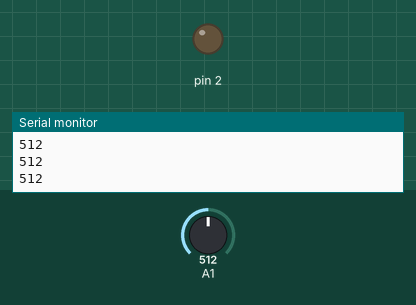
Simulated run of this sketch. Board: Arduino Uno, built with avr-gcc and run on an emulated ATmega328P. Shown: output pins drawn as LEDs (lit = HIGH), the last lines printed to the serial monitor. Inputs (shaded band) come from the test bench; at power-on: A1 = 512.

Above: at 1.2 s.
1.3 s: A1 set to 540
2.8 s: A1 set to 564
At 3.2 s:
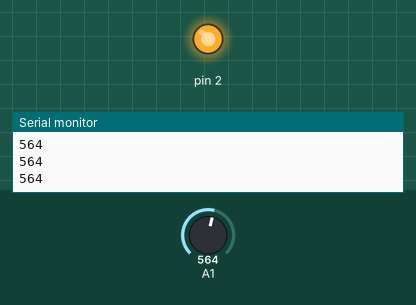
4.3 s: A1 set to 511
At 5.5 s:
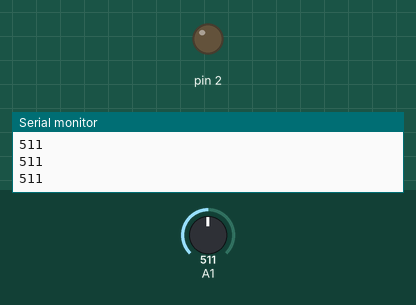
5.8 s: A1 set to 560
At 7.0 s:
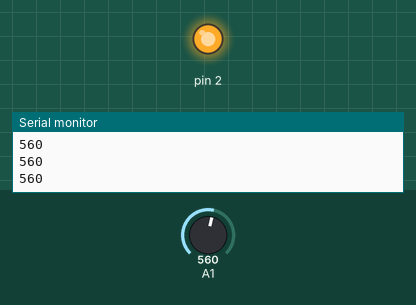
Timing chart, 0 to 8.3 s (numbered marks = the images above; inputs shaded):
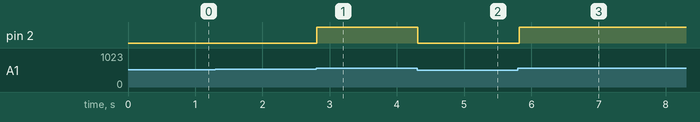

The sketch:

mypotentio.ino
```cpp
void setup() {
   Serial.begin(9600);  // ouvre le port série
   pinMode(A1, INPUT_PULLUP);
   pinMode(2,OUTPUT);

}

void loop() {
   int val = analogRead(A1);  // lit la valeur actuelle du potentiomètre
 if(val>550){
     digitalWrite(2,HIGH);
 }else{
     digitalWrite(2,LOW);
 }
   Serial.println(val);
   delay(100);  // attend 500 ms


}
```

Measured:
- the behaviour switches between 550 and 551 on A1 (found by bisection; images 0 and 1)
- after the input at 2.8 s, pin 2: LOW → HIGH at once
- after the input at 4.3 s, pin 2: HIGH → LOW at once
- after the input at 5.8 s, pin 2: LOW → HIGH at once
